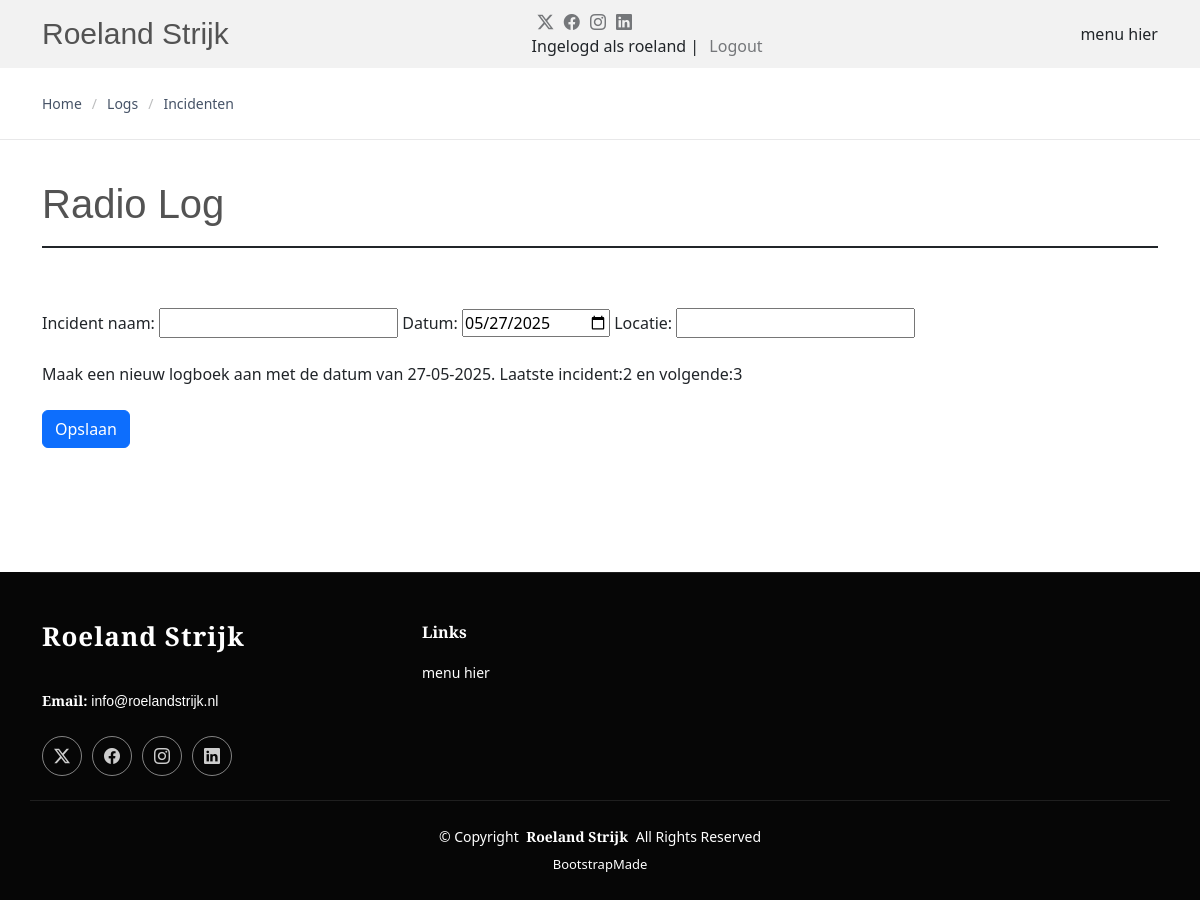
The page /radiolog/ (signed in) on the database as committed earlier.
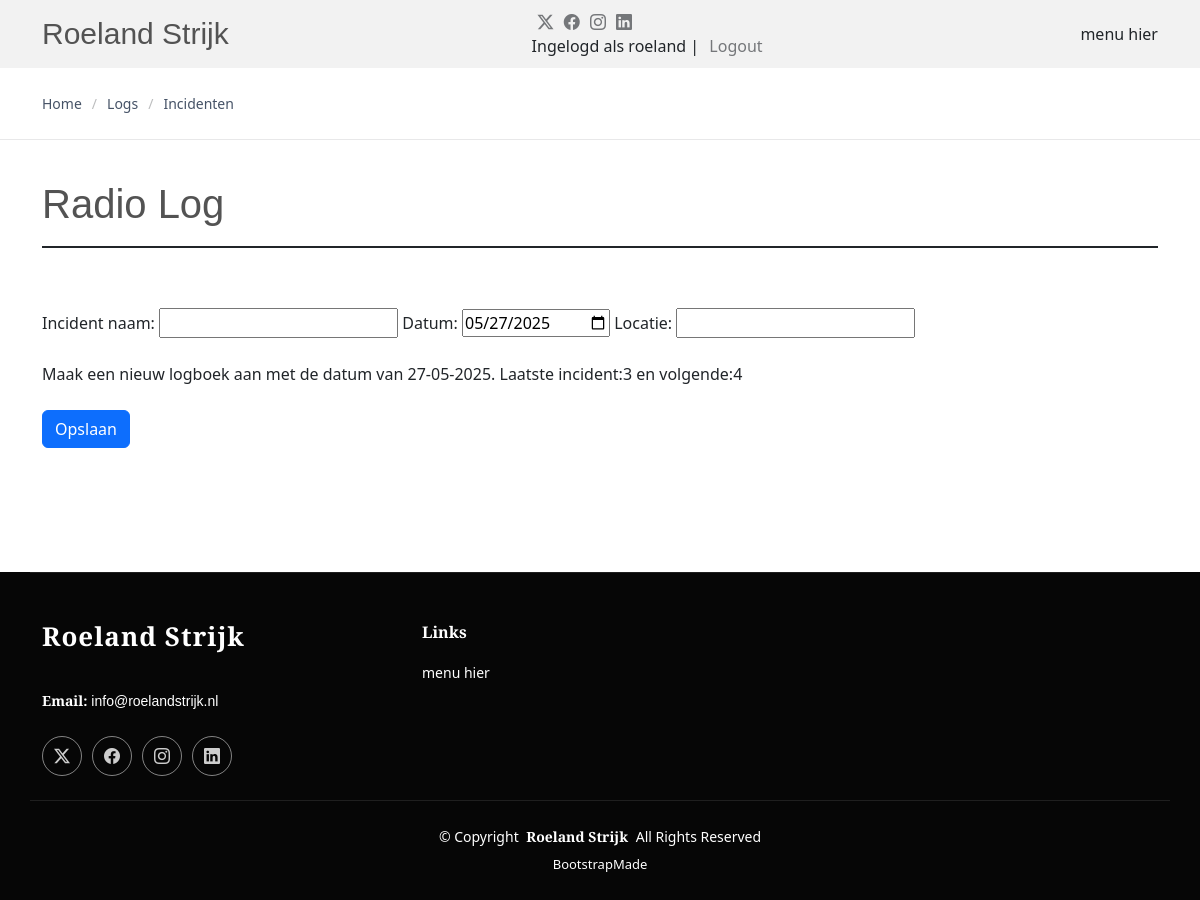
The same page on the database as committed later.
### sarforms/models.py (models this page shows, shortened)
class Form133(models.Model):
    incident_nr = models.IntegerField(null=True, blank=True)
    incident_naam = models.CharField(max_length=30)
    datum = models.DateField()
    locatie = models.CharField(max_length=100)

### sarforms/views.py (the view)
# urls.py: path('', views.radio_log, name="form133"),
@login_required
def radio_log(request):
    laatste = Form133.objects.last()
    volgend_incident_nr = (Form133.objects.aggregate(Max('incident_nr'))['incident_nr__max'] or 0) + 1
    if request.method == "POST":
        form = Form133Form(request.POST)
        if form.is_valid():
            form.save()
            return redirect('logs')  # redirect to the logs page after saving
    else:
        form = Form133Form(initial={'incident_nr': volgend_incident_nr})
    context = {
        'form': form,
        'laatste': laatste,
        'volgend_incident_nr': volgend_incident_nr,
    }
    return render(request, 'radio_register.html', context) #render the form

### sarforms/forms.py
class Form133Form(forms.ModelForm):
    class Meta:
        model = Form133
        fields = ['incident_nr', 'incident_naam', 'datum', 'locatie']
        widgets = {
            'datum': forms.DateInput(attrs={'type': 'date'}),
            'incident_nr': forms.HiddenInput(),
        }
    def __init__(self, *args, **kwargs):
        super().__init__(*args, **kwargs)
        self.fields['datum'].initial = date.today()

### templates/radio_register.html (shortened to what this page needs)
{% load static %}
<!DOCTYPE html>
<html lang="en">
<head>
  <link href="{% static 'assets/vendor/bootstrap/css/bootstrap.min.css' %}" rel="stylesheet">
  <link href="{% static 'assets/vendor/bootstrap-icons/bootstrap-icons.css' %}" rel="stylesheet">
  <link href="{% static 'assets/vendor/aos/aos.css' %}" rel="stylesheet">
  <link href="{% static 'assets/vendor/swiper/swiper-bundle.min.css' %}" rel="stylesheet">
  <link href="{% static 'assets/css/main.css' %}" rel="stylesheet">
</head>
<body class="index-page">
  <header id="header" class="header d-flex align-items-center sticky-top">
    <div class="container position-relative d-flex align-items-center justify-content-between">
      <a href="/" class="logo d-flex align-items-center me-auto me-xl-0">
        <h1 class="sitename">Roeland Strijk</h1>
      </a>
      <nav id="navmenu" class="navmenu">
        <ul>
       menu hier
        </ul>
      </nav>
      <div class="header-social-links">
        <a href="https://x.com/RoelandStrijk" class="twitter"><i class="bi bi-twitter-x"></i></a>
        <a href="https://www.facebook.com/roeland.strijk.3/" class="facebook"><i class="bi bi-facebook"></i></a>
        <a href="#" class="instagram"><i class="bi bi-instagram"></i></a>
        <a href="https://www.linkedin.com/in/roeland-strijk-60bb3847/" class="linkedin"><i class="bi bi-linkedin"></i></a>
      <br> {% if user.is_authenticated %}
        Ingelogd als {{ user.username }} | <a href="{% url 'logout' %}">Logout</a>
    {% endif %}
      </div>
    </div>
  </header>
  <main class="main">
    <div class="page-title">
      <div class="container d-lg-flex justify-content-between align-items-center">
        <nav class="breadcrumbs">
          <ol>
            <li><a href="/">Home</a></li>
            <li><a href="logs">Logs</a></li>
            <li><a href="incidenten">Incidenten</a></li>
          </ol>
        </nav>
      </div>
    </div>
    <section id="starter-section" class="starter-section section">
      <div class="container section-title" data-aos="fade-up">
        <div class="section-title-container d-flex align-items-center justify-content-between">
          <h2>Radio Log</h2>
        </div>
      </div>
      <div class="container section-title" data-aos="fade-up">
      <form action="" method="POST">
        <div> {{ form.as_table }}</div>
        <br>
        <div class="title">Maak een nieuw logboek aan met de datum van {% now "d-m-Y" %}. Laatste incident:{{ laatste.incident_nr }} en volgende:{{ volgend_incident_nr }}
        </div>
        <br>
        <button type="submit" class="btn btn-primary">Opslaan</button>
      </form>
      <br>
      </div>
    </section>
  </main>
  <footer id="footer" class="footer dark-background">
    <div class="container footer-top">
      <div class="row gy-4">
        <div class="col-lg-4 col-md-6 footer-about">
          <a href="index.html" class="logo d-flex align-items-center">
            <span class="sitename">Roeland Strijk</span>
          </a>
          <div class="footer-contact pt-3">
            <p><strong>Email:</strong> <span>info@roelandstrijk.nl</span></p>
          </div>
          <div class="social-links d-flex mt-4">
        <a href="https://x.com/RoelandStrijk" class="twitter"><i class="bi bi-twitter-x"></i></a>
        <a href="https://www.facebook.com/roeland.strijk.3/" class="facebook"><i class="bi bi-facebook"></i></a>
        <a href="#" class="instagram"><i class="bi bi-instagram"></i></a>
        <a href="https://www.linkedin.com/in/roeland-strijk-60bb3847/" class="linkedin"><i class="bi bi-linkedin"></i></a>
          </div>
        </div>
        <div class="col-lg-2 col-md-3 footer-links">
          <h4>Links</h4>
          <ul>
        menu hier
          </ul>
        </div>
      </div>
    </div>
    <div class="container copyright text-center mt-4">
      <p>© <span>Copyright</span> <strong class="px-1 sitename">Roeland Strijk</strong> <span>All Rights Reserved</span></p>
      <div class="credits">
        <a href="https://bootstrapmade.com/" target="_blank">BootstrapMade</a>
      </div>
    </div>
  </footer>
</body>
</html>

Rows that differ between the two databases and show on the page:
no longer on this page (row unchanged): Form133: incident_nr "2"
added Form133: incident_nr "3"
Other text that changed with them:
{{ volgend_incident_nr }}: "3" → "4"
